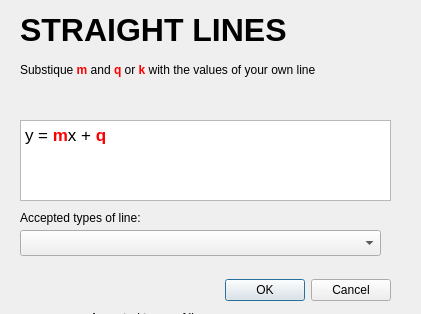
<?xml version="1.0" encoding="UTF-8"?>
<ui version="4.0">
 <class>Dialog_line</class>
 <widget class="QDialog" name="Dialog_line">
  <property name="geometry">
   <rect>
    <x>0</x>
    <y>0</y>
    <width>421</width>
    <height>314</height>
   </rect>
  </property>
  <property name="windowTitle">
   <string>  Insert Line</string>
  </property>
  <widget class="QDialogButtonBox" name="buttonBox">
   <property name="geometry">
    <rect>
     <x>170</x>
     <y>270</y>
     <width>221</width>
     <height>41</height>
    </rect>
   </property>
   <property name="orientation">
    <enum>Qt::Horizontal</enum>
   </property>
   <property name="standardButtons">
    <set>QDialogButtonBox::Cancel|QDialogButtonBox::Ok</set>
   </property>
  </widget>
  <widget class="QTextEdit" name="textEdit">
   <property name="geometry">
    <rect>
     <x>20</x>
     <y>120</y>
     <width>371</width>
     <height>81</height>
    </rect>
   </property>
   <property name="html">
    <string>&lt;!DOCTYPE HTML PUBLIC &quot;-//W3C//DTD HTML 4.0//EN&quot; &quot;http://www.w3.org/TR/REC-html40/strict.dtd&quot;&gt;
&lt;html&gt;&lt;head&gt;&lt;meta name=&quot;qrichtext&quot; content=&quot;1&quot; /&gt;&lt;style type=&quot;text/css&quot;&gt;
p, li { white-space: pre-wrap; }
&lt;/style&gt;&lt;/head&gt;&lt;body style=&quot; font-family:'.Lucida Grande UI'; font-size:13pt; font-weight:400; font-style:normal;&quot;&gt;
&lt;p style=&quot; margin-top:0px; margin-bottom:0px; margin-left:0px; margin-right:0px; -qt-block-indent:0; text-indent:0px;&quot;&gt;y = &lt;span style=&quot; font-weight:600; color:#ff0000;&quot;&gt;m&lt;/span&gt;x + &lt;span style=&quot; font-weight:600; color:#ff0000;&quot;&gt;q&lt;/span&gt;&lt;/p&gt;&lt;/body&gt;&lt;/html&gt;</string>
   </property>
  </widget>
  <widget class="QLabel" name="label">
   <property name="geometry">
    <rect>
     <x>20</x>
     <y>10</y>
     <width>281</width>
     <height>41</height>
    </rect>
   </property>
   <property name="text">
    <string>&lt;html&gt;&lt;head/&gt;&lt;body&gt;&lt;p&gt;&lt;span style=&quot; font-size:24pt; font-weight:600;&quot;&gt;STRAIGHT LINES&lt;/span&gt;&lt;/p&gt;&lt;/body&gt;&lt;/html&gt;</string>
   </property>
  </widget>
  <widget class="QComboBox" name="comboBox">
   <property name="geometry">
    <rect>
     <x>20</x>
     <y>230</y>
     <width>361</width>
     <height>26</height>
    </rect>
   </property>
  </widget>
  <widget class="QLabel" name="label_2">
   <property name="geometry">
    <rect>
     <x>20</x>
     <y>210</y>
     <width>261</width>
     <height>16</height>
    </rect>
   </property>
   <property name="text">
    <string>Accepted types of line:</string>
   </property>
  </widget>
  <widget class="QLabel" name="label_3">
   <property name="geometry">
    <rect>
     <x>20</x>
     <y>40</y>
     <width>361</width>
     <height>61</height>
    </rect>
   </property>
   <property name="text">
    <string>&lt;html&gt;&lt;head/&gt;&lt;body&gt;&lt;p&gt;Substique &lt;span style=&quot; font-weight:600; color:#ff0000;&quot;&gt;m&lt;/span&gt; and &lt;span style=&quot; font-weight:600; color:#ff0000;&quot;&gt;q&lt;/span&gt; or &lt;span style=&quot; font-weight:600; color:#ff0000;&quot;&gt;k &lt;/span&gt;with the values of your own line&lt;/p&gt;&lt;/body&gt;&lt;/html&gt;</string>
   </property>
  </widget>
  <widget class="QLabel" name="label_4">
   <property name="geometry">
    <rect>
     <x>90</x>
     <y>310</y>
     <width>261</width>
     <height>16</height>
    </rect>
   </property>
   <property name="text">
    <string>Accepted types of line:</string>
   </property>
  </widget>
 </widget>
 <resources/>
 <connections>
  <connection>
   <sender>buttonBox</sender>
   <signal>accepted()</signal>
   <receiver>Dialog_line</receiver>
   <slot>accept()</slot>
   <hints>
    <hint type="sourcelabel">
     <x>248</x>
     <y>254</y>
    </hint>
    <hint type="destinationlabel">
     <x>157</x>
     <y>274</y>
    </hint>
   </hints>
  </connection>
  <connection>
   <sender>buttonBox</sender>
   <signal>rejected()</signal>
   <receiver>Dialog_line</receiver>
   <slot>reject()</slot>
   <hints>
    <hint type="sourcelabel">
     <x>316</x>
     <y>260</y>
    </hint>
    <hint type="destinationlabel">
     <x>286</x>
     <y>274</y>
    </hint>
   </hints>
  </connection>
 </connections>
</ui>
